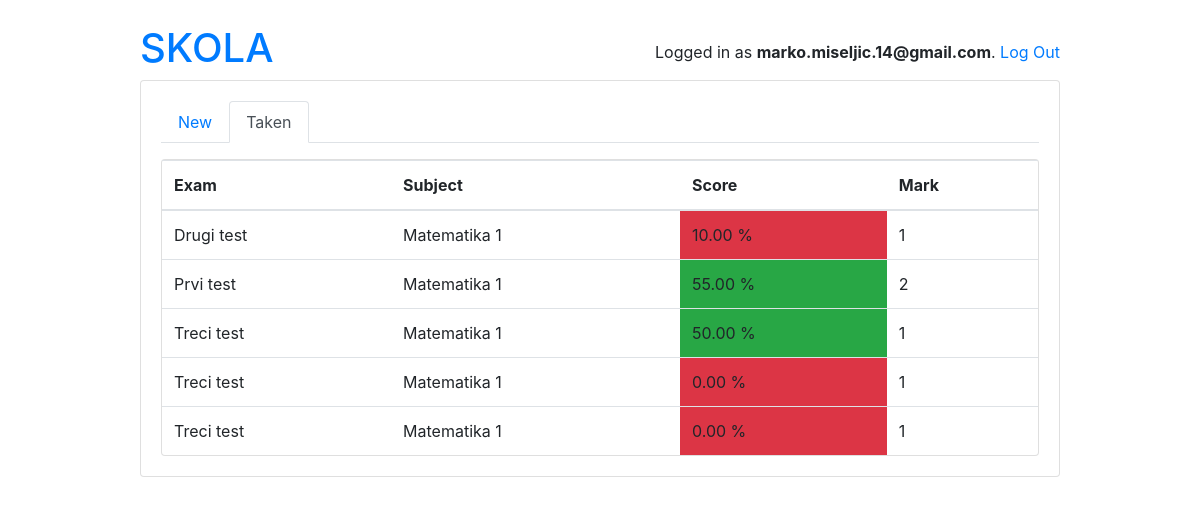
The app's page /students/exam/taken/ (signed in), older data.
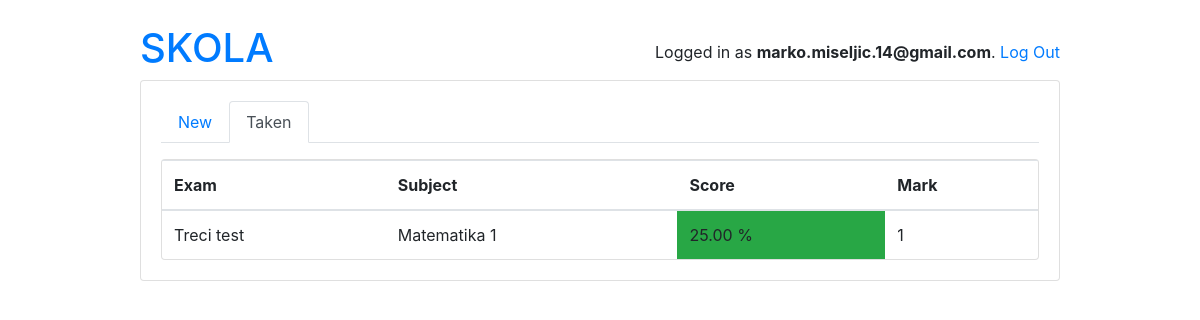
The same page, newer data.
### account/models.py (models this page shows, shortened)
class TakenExam(models.Model):
    student = models.ForeignKey(Student, on_delete=models.CASCADE, related_name='taken_exams')
    exam = models.ForeignKey(Exam, on_delete=models.CASCADE, related_name='taken_exams')
    score = models.FloatField()
    date = models.DateTimeField(auto_now_add=True)

### school/models.py (models this page shows, shortened)
class Exam(models.Model):
    type = models.CharField(max_length=100)
    active = models.BooleanField(default=False)
    duration = models.IntegerField()
    nuber_of_questions = models.IntegerField()
    required_score_to_pass = models.IntegerField(help_text="required score in %")
    subject  = models.ForeignKey(Subject, on_delete=models.CASCADE)
    owner = models.ForeignKey('account.User', on_delete=models.CASCADE, related_name='exams')

class Subject(models.Model):
    name = models.CharField(max_length=220)
    school = models.ManyToManyField(School)
    def __str__(self):
        return self.name

### account/views.py (the view)
# urls.py: path('exam/taken/', TakenExamsListView.as_view(), name='taken_exam_list'),
class TakenExamsListView(ListView):
    model = TakenExam
    context_object_name = 'taken_exams'
    template_name = 'students/taken_exam_list.html'
    def get_queryset(self):
        queryset = self.request.user.student.taken_exams \
            .select_related('exam', 'exam__subject') \
                .order_by('exam__type')
        return queryset

### templates/students/taken_exam_list.html
{% extends '../base.html' %}
{% block content %}
    {% include 'students/_header.html' with active='taken' %}
    <div class="card">
        <table class="table mb-0">
            <thead>
                <tr>
                    <th>Exam</th>
                    <th>Subject</th>
                    <th>Score</th>
                    <th>Mark</th>
                </tr>
            </thead>
            <tbody>
                {% for taken_exam in taken_exams %}
                    <tr>
                        <td class="align-middle">{{ taken_exam.exam.type }}</td>
                        <td class="align-middle">{{ taken_exam.exam.subject }}</td>
                        <td class="align-middle {% if taken_exam.score < taken_exam.exam.required_score_to_pass %} bg-danger {% else %} bg-success {% endif %}">{{ taken_exam.score|floatformat:2 }} %</td>
                        <td class="align-middle">
                            {% if taken_exam.score >= 55 and taken_exam.score < 65 %}
                                2
                            {% elif taken_exam.score >= 65 and taken_exam.score < 75 %}
                                3
                            {% elif taken_exam.score >= 75 and taken_exam.score < 90 %}
                                4
                            {% elif taken_exam.score >= 90 and taken_exam.score <= 100 %}
                                5
                            {% elif taken_exam.score < 55 %}
                                1
                            {% endif %}
                        </td>
                    </tr>
                    {% empty %}
                    <tr>
                        <td class="align-middle bg-light text-centar font-italic" colspan="3">You haven't cmpleted any exam yet.</td>
                    </tr>
                {% endfor %}
            </tbody>
        </table>
    </div>
{% endblock content %}

Row changes from the older to the newer data that the page shows:
removed TakenExam: exam.type "Drugi test", exam.subject "Matematika 1", score "10.00"
removed TakenExam: exam.type "Prvi test", exam.subject "Matematika 1", score "55.00", shows "2"
removed TakenExam: exam.type "Treci test", exam.subject "Matematika 1", score "50.00"
removed TakenExam: exam.type "Treci test", exam.subject "Matematika 1", score "0.00"
removed TakenExam: exam.type "Treci test", exam.subject "Matematika 1", score "0.00"
added TakenExam: exam.type "Treci test", exam.subject "Matematika 1", score "25.00"
